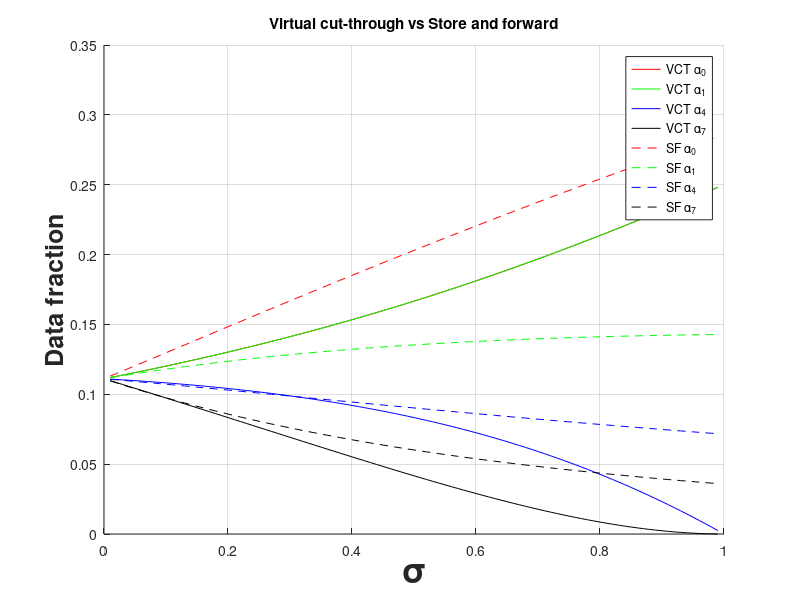

This chart was generated by the following MATLAB code:
clear
clc
B = [1
    0
    0
    0];

solution = [];
for sigma = 0.01:0.01:0.99
    
    A = [1 3 3 2
        1 -1 0 0
        0 sigma-1 1 0
        0 sigma-1 sigma 1];
    
    s = [];
    s = A\B;
    s = s';
    solution = [solution;s];
    
end

sigma = [0.01:0.01:0.99];

figure
hold on

plot(sigma,solution(:,1),'r');
plot(sigma,solution(:,2),'g');
plot(sigma,solution(:,3),'b');
plot(sigma,solution(:,4),'k');

B = [1
    0
    0
    0];
solution = [];

for sigma = 0.01:0.01:0.99
    t = sigma + 1;
    t = -t;
    
    z = -sigma;
    
    A = [1 3 3 2
        1 t 0 0
        1 z t 0
        1 z z t];
    
    s = [];
    s = A\B;
    s = s';
    solution = [solution;s];
end

sigma = [0.01:0.01:0.99];

plot(sigma,solution(:,1),'--r');
plot(sigma,solution(:,2),'--g');
plot(sigma,solution(:,3),'--b');
plot(sigma,solution(:,4),'--k');

grid on
ylabel('Data fraction','fontweight','bold','FontSize',18);
xlabel('\sigma','fontweight','bold','FontSize',25);
title('Virtual cut-through vs Store and forward');
legend('VCT \alpha_0','VCT \alpha_1','VCT \alpha_4','VCT \alpha_7','SF \alpha_0','SF \alpha_1','SF \alpha_4','SF \alpha_7');


